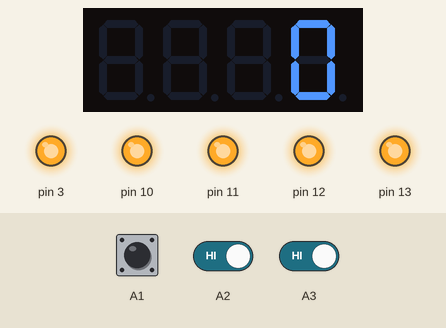
This sketch was run on a simulated Arduino Uno, built with avr-gcc and run on an emulated ATmega328P. Shown: 4-digit seven-segment display, output pins drawn as LEDs (lit = HIGH). Inputs (shaded band) come from the test bench; at power-on: A1 LOW, A2 HIGH, A3 HIGH.

Above: at 1.2 s.
1.3 s: A1 pulsed HIGH 2 times (0.12 s each, 0.3 s apart)
At 3.15 s:
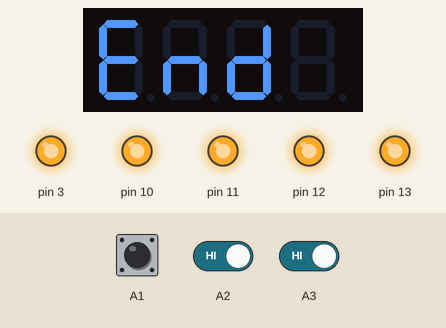
4.9 s: A2 driven LOW
At 6.65 s:
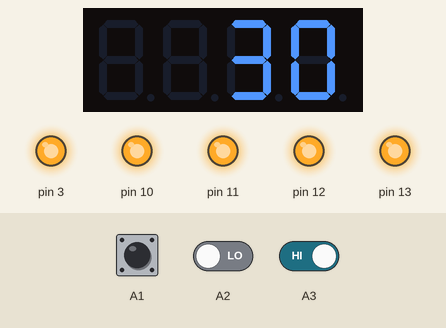
7.5 s: A1 driven HIGH
At 8.15 s:
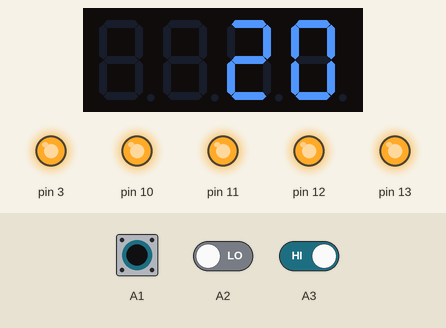
10.5 s: A3 driven LOW
At 11.65 s:
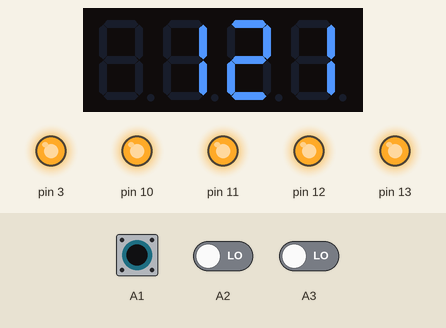
13.0 s: A2 driven HIGH
At 14.15 s:
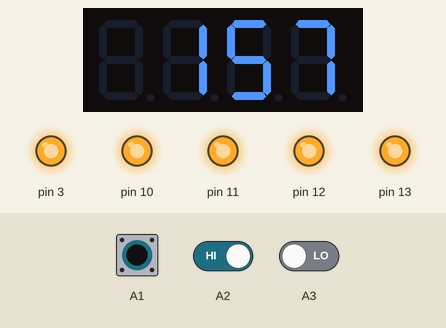
15.0 s: A2 driven LOW
At 15.65 s:
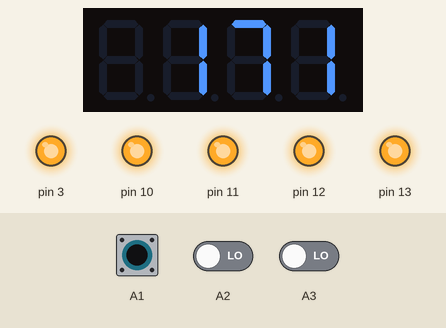

The sketch:

473-countdown-shield.ino
```cpp
#include <TimerOne.h>
#include <MultiFuncShield.h>

int stato = 0;
int counter = 0;
int c = 0;

void setup() {
  Timer1.initialize();
  MFS.initialize(&Timer1);
  //pin
  pinMode(A1, INPUT);
  pinMode(A2, INPUT);
  pinMode(A3, INPUT);
  pinMode(3, OUTPUT);

  stato = 99;
}

void loop() {
  switch (stato) {
    case 0:
    //imposto la cifra
    setcounter();
  break;
    case 1:
    //conteggio
    count();
  break;
    case 2:
    //stop
    endcount();
  break;
      case 99:
    //reset
    resetcounter();
  break;
  }
}

bool tasto;
bool prev_tasto;
unsigned long dt,t0; //memorizza il numero di millis a inizio conteggio

void setcounter(){
  if (!digitalRead(A3)) {
    counter++;
    delay(300);
  }
  if (!digitalRead(A2)) {
    counter += 10;
    delay(300);
  }

  //LONG PRESS su A1 - BEGIN - Sketch 031
  tasto = !digitalRead(A1);
  //individuo il fronte di salita
  if (!prev_tasto && tasto) {
    Serial.println("inizio conteggio");
    t0 = millis();
  }

  //durante la pressione
  if (prev_tasto && tasto) {
    dt = millis() - t0;
    if (dt > 1000) { //azzero conteggio
        counter = 0;
    }
  }

  //rilascio
  if (prev_tasto && !tasto) {
    if (dt < 1000) { //avvio conteggio
        MFS.blinkDisplay(DIGIT_ALL, OFF);
        stato = 1;
        //uso c come contatore e non il valore impostato (per non perderlo)
        c = counter;
    }
  }

  //salvo il valore di stato in prev_stato
  prev_tasto = tasto;
  //LONG PRESS su A3 - END

  if (counter >= 9999) counter = 0;
  MFS.write((int)counter);
}

void count() {
  MFS.write((int)c);
  delay(1000);
  c--;
  if (c <= 0) stato = 2;
}

void endcount() {
  MFS.write("End");
  MFS.blinkDisplay(DIGIT_ALL, ON);
  delay(3000);
  stato = 0;
}

void resetcounter(){
  MFS.blinkDisplay(DIGIT_ALL, ON);
  stato = 0;
}
```

Measured:
- after the input at 7.5 s, the display: first differs from a run without the input after 0.20 s (image 3 shows a later state)
